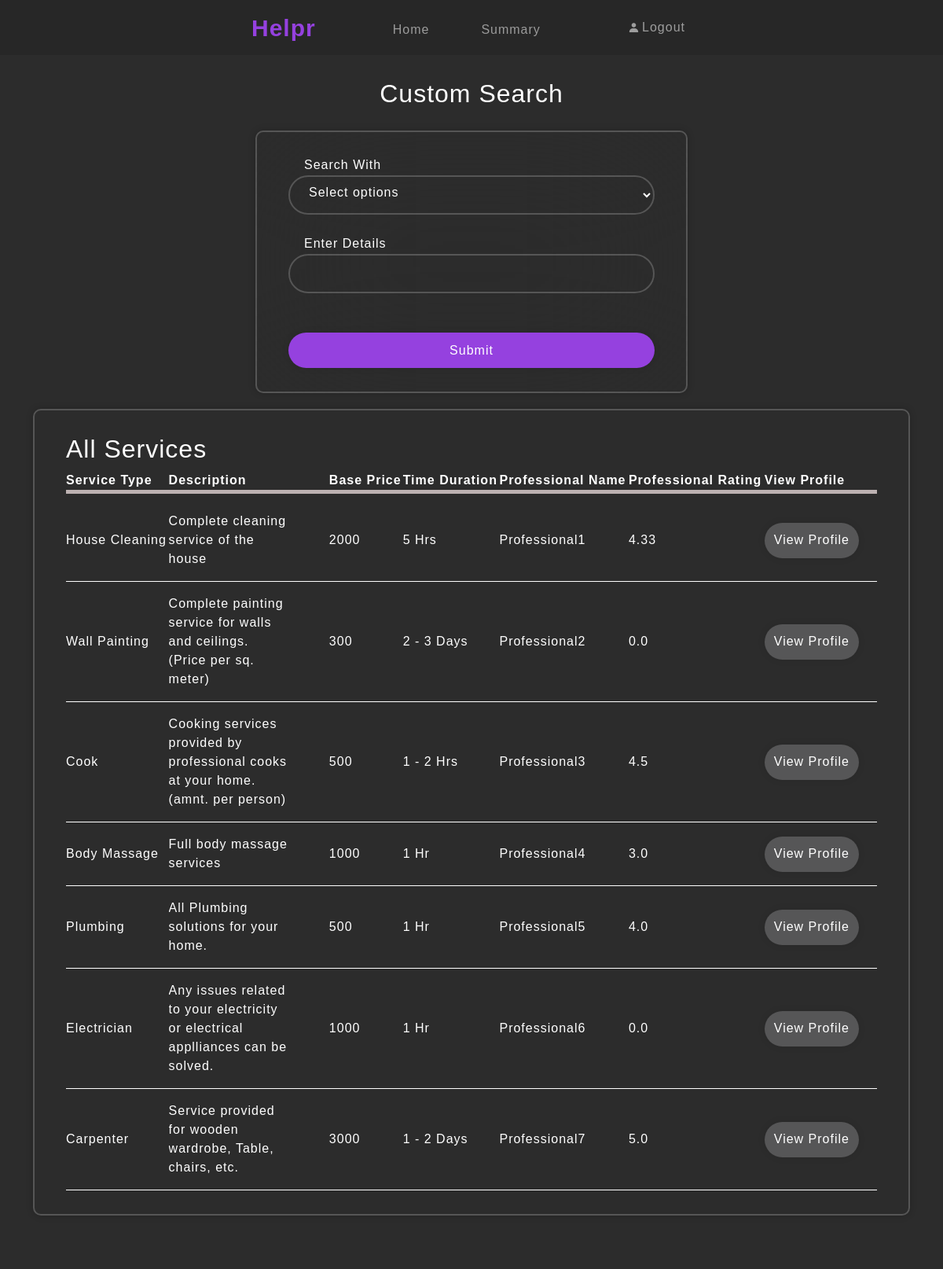
The page /customer_dashboard/search (signed in) on the database as committed earlier.
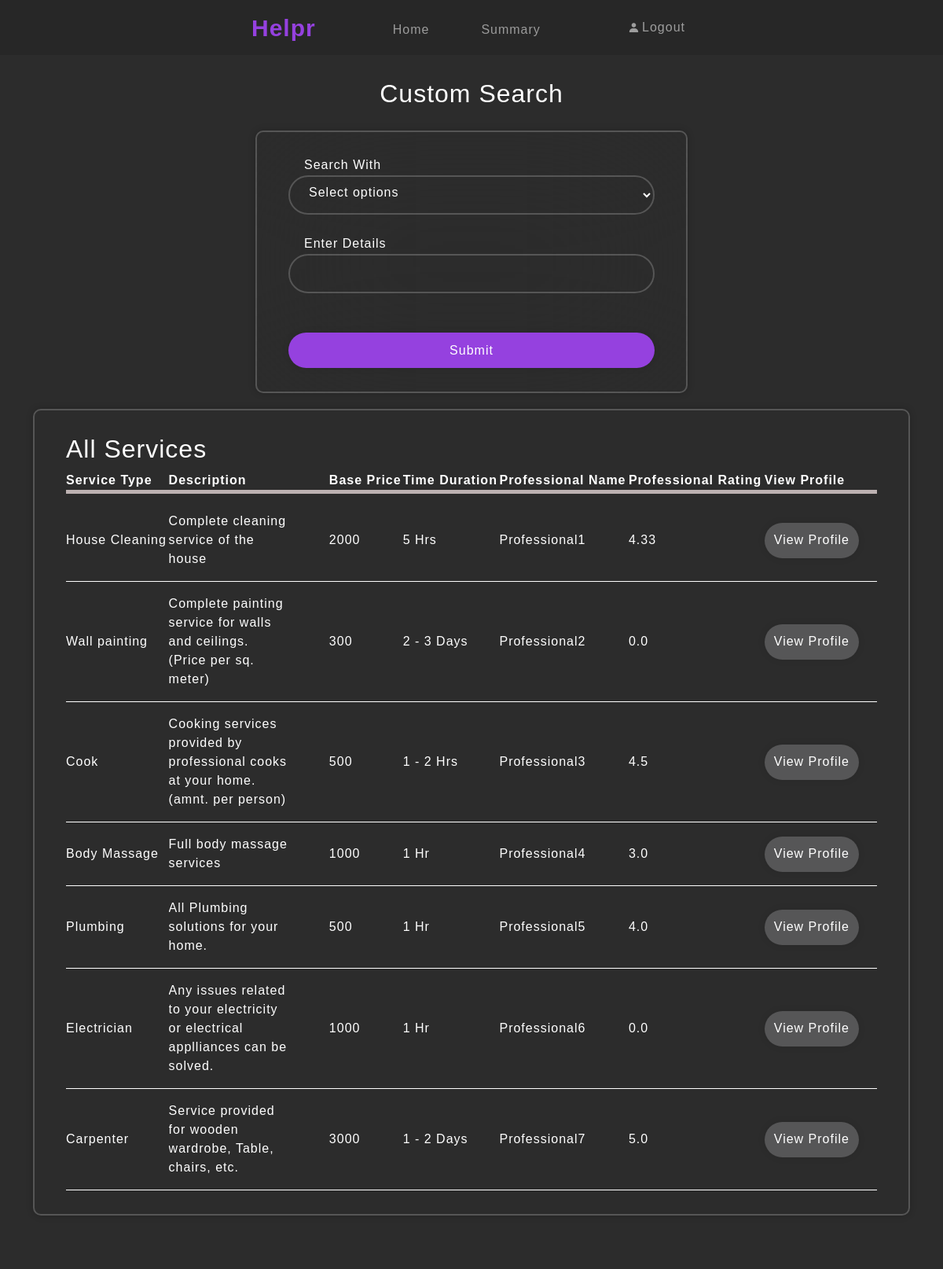
The same page on the database as committed later.
### db.py (models this page shows)
class Services(db.Model):
    _tablename_ = 'services'
    id = db.Column(db.Integer, primary_key=True)
    service_name = db.Column(db.String(80), unique=True, nullable=False)
    description = db.Column(db.String(120), nullable=True)
    base_price = db.Column(db.Integer, nullable=True)
    time_duration = db.Column(db.String(80), nullable=True)
    professionals = db.relationship('User', back_populates='service', cascade="all, delete")
    request = db.relationship('ServiceRequest', back_populates='service', cascade="all, delete-orphan")

### app.py (the view)
@app.route('/customer_dashboard/search', methods=['GET', 'POST'])
def custom_search():
    if not session.get('is_customer'):
        flash('Session over. Login to access this page.', 'danger')
        return redirect('/login')
    customer = User.query.filter_by(user_name=session.get('username')).first()
    search_type = request.args.get('search_type')
    search_query = request.args.get('search_query')
    if search_query:
        if search_type == 'pincode':
            services = Services.query.join(User).filter(User.is_approved == True, User.pincode.like("%"+search_query+"%")).all()
        elif search_type == 'service_name':
            services = Services.query.filter(Services.service_name.like("%"+search_query+"%")).all()
        elif search_type == 'address':
            services = Services.query.join(User).filter(User.is_approved == True, User.address.like("%"+search_query+"%")).all()
    else:
        services = Services.query.join(User).filter(User.is_approved == True).all()
    return render_template('custom_search.html', customer=customer, services=services)

### templates/custom_search.html (shortened to what this page needs)
{% extends "header.html" %} {% block remtitle %} - {% set names = customer.name.split() %}{{ names[0] }}'s Dashboard{% endblock %}
{% block nav %}
<a class=" nav-link main-icon " href="/customer_dashboard" id="index">Helpr</a>
<div class="collapse navbar-collapse" id="navbarNavAltMarkup" style="padding-left: 90px; padding-top: 5PX;">
    <div class="navbar-nav" >
        <a class="nav-link wite" aria-current="page" href="/customer_dashboard" >Home</a>
    </div>
    <div class="navbar-nav" style="padding-left: 50px;">
        <a class="nav-link wite" aria-current="page" href="#" >Summary</a>
    </div>
</div>
<div class="navbar-nav wite" style="margin-left: 25px;">
    <a class="nav-link d-flex align-items-center" aria-current="page" href="/logout">
        <i class="bx bxs-user" style="margin-right: 2px; font-size: 15px"></i>
        Logout
    </a>
</div>
{% endblock %}
{% block content %}
<h2 style="text-align: center; color: white; margin-top: 100px;">Custom Search</h2>
<div class="container cntr">
    <div class="wrapper2" style="margin-top: 20px;" >
        <form action="/customer_dashboard/search" method="GET" class="custom-form">
            <div class="input-box">
                <label class="form-label">Search With</label>
                <select name="search_type" required>
                    <option value="">Select options</option>
                </select>
            </div>
            <div class="input-box" >
                <label class="form-label" style="color: white;">Enter Details</label>
                <input type="text" name="search_query" id="search" required>
            </div>
            <button type="submit" class="btn btn-custom-purple">Submit</button>
        </form>
    </div>
</div>
{% if services %}
<div class="container cntr " style="width: 100%;">
    <div class="wrapper4 " style="margin-top: 20px; width: 100%;" >
        <h2 style="color: white;">All Services</h2>
        <table class="table1 align-middle mb-0">
            <thead style="border-bottom: 5px solid rgb(189, 178, 178);">
                <tr>
                    <th>Service Type</th>
                    <th>Description</th>
                    <th>Base Price</th>
                    <th>Time Duration</th>
                    <th>Professional Name</th>
                    <th>Professional Rating</th>
                    <th>View Profile</th>
                </tr>
            </thead>
            <tr style="height: 10px;"></tr>
            <tbody>
                {% for service in services %}
                    <tr style="border-bottom: 1px solid white;">
                        <td class="py-4">{{ service.service_name }}</td>
                        <td class="py-3 description">{{ service.description }}</td>
                        <td class="py-3">{{ service.base_price }}</td>
                        <td class="py-3">{{ service.time_duration }}</td>
                        <td class="py-3">
                            {% for professional in service.professionals %}
                                {{ professional.name }}
                            {% endfor %}
                        </td>
                        <td class="py-3">
                            {% for professional in service.professionals %}
                                {{ professional.overall_rating }}
                            {% endfor %}
                        </td>
                        <td class="py-3">
                            {% for professional in service.professionals %}
                                <a href="{{ url_for('professional_profile', professional_id=professional.id) }}" class="btn btn-custom-idle" style="width: auto;">View Profile</a>
                            {% endfor %}
                        </td>
                    </tr>
                {% endfor %}
            </tbody>
        </table>
    </div>
</div>
{% else %}
<div>
    <h2 style="text-align: center; color: white; margin-top: 150px;">No Services Found</h2>
</div>
{% endif %}
{% endblock %}

Rows that differ between the two databases and show on the page:
changed Services "Complete painting service for walls and ceilings. (Price per sq. meter)": service_name "Wall Painting" → "Wall painting"
